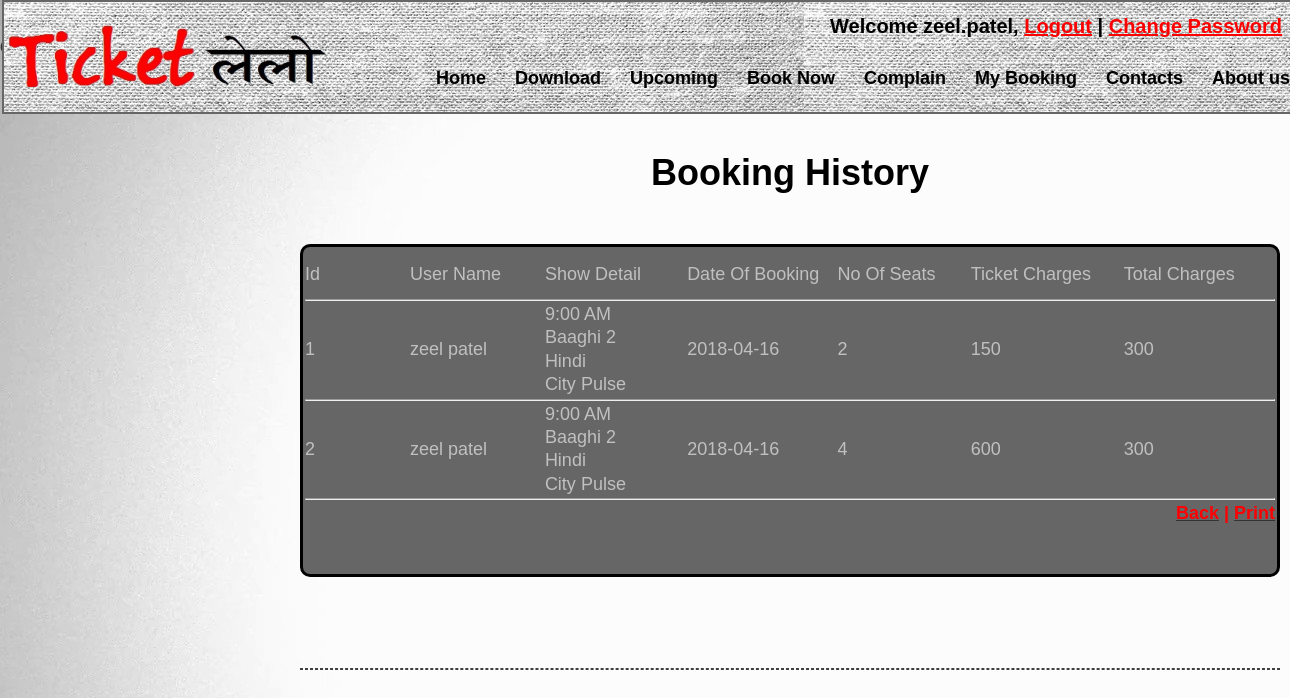
/booking.php (signed in), run on the app's committed database.
### tables this page shows
CREATE TABLE `bookingdetails` (
  `bookingid` int(4) NOT NULL auto_increment,
  `userid` int(4) NOT NULL,
  `showid` int(4) NOT NULL,
  `dateofbooking` date NOT NULL,
  `noofseats` int(4) NOT NULL,
  `totalcharges` int(4) NOT NULL,
  `ticketcharges` int(5) NOT NULL,
  `showdate` date NOT NULL,
  PRIMARY KEY  (`bookingid`),
  KEY `showid` (`showid`)
);

CREATE TABLE `usermaster` (
  `userid` int(4) NOT NULL auto_increment,
  `name` varchar(100) NOT NULL,
  `dateofbirth` date NOT NULL,
  `address1` varchar(50) NOT NULL,
  `address2` varchar(50) NOT NULL,
  `cityid` int(4) NOT NULL,
  `pincode` int(11) NOT NULL,
  `phoneno` varchar(15) NOT NULL,
  `mobileno` varchar(15) NOT NULL,
  `email` varchar(50) NOT NULL,
  `username` varchar(20) NOT NULL,
  `password` varchar(20) NOT NULL,
  `sque` varchar(50) NOT NULL,
  `sans` varchar(50) NOT NULL,
  `dateofjoin` date NOT NULL,
  `gender` varchar(6) NOT NULL,
  PRIMARY KEY  (`userid`),
  UNIQUE KEY `email` (`email`,`username`)
);

CREATE TABLE `showdetail` (
  `showid` int(4) NOT NULL auto_increment,
  `movieid` int(4) NOT NULL,
  `screenid` int(4) NOT NULL,
  `languageid` int(4) NOT NULL,
  `startdate` date NOT NULL,
  `enddate` date NOT NULL,
  `showtime` varchar(40) NOT NULL,
  `ticketcharges` int(5) NOT NULL,
  PRIMARY KEY  (`showid`)
);

CREATE TABLE `moviemaster` (
  `movieid` int(4) NOT NULL auto_increment,
  `languageid` int(4) NOT NULL,
  `moviename` varchar(30) NOT NULL,
  `startdate` date NOT NULL,
  `description` varchar(10000) default NULL,
  `image` varchar(100) NOT NULL,
  `youtubelink` varchar(200) NOT NULL,
  PRIMARY KEY  (`movieid`)
);

CREATE TABLE `languagemaster` (
  `languageid` int(4) NOT NULL auto_increment,
  `languagename` varchar(20) NOT NULL,
  PRIMARY KEY  (`languageid`)
);

CREATE TABLE `theatremaster` (
  `theatreid` int(4) NOT NULL auto_increment,
  `areaid` int(4) NOT NULL,
  `theatrename` varchar(50) NOT NULL,
  `address` varchar(100) NOT NULL,
  `mobileno` varchar(15) NOT NULL,
  `website` varchar(30) default NULL,
  PRIMARY KEY  (`theatreid`)
);

### booking.php (the view, shortened to what this page needs)
<?php
	include('header.php');
?>
<center>
<h1>Booking History</h1>
<br><br>
<?php
	$sql="select *from bookingdetails where userid=".$_SESSION['userid']."";
	$result=mysql_query($sql,$con);
	echo "<table  width=100% class=tabledata>
		<tr  class=head>
		<td  class=head>Id
		<td  class=head>User Name
		<td  class=head>Show Detail
		<td  class=head>Date Of Booking
		<td  class=head>No Of Seats
		<td  class=head>Ticket Charges
		<td  class=head>Total Charges";
	echo "<tr><td colspan=7><hr>";
	while($row=mysql_fetch_array($result))
	{
		$sql1="select name from usermaster where userid=".$row['userid'];
		$res1=mysql_query($sql1);
		$r=mysql_fetch_array($res1);
		$uname=$r[0];
		$sql1="select *from showdetail where showid=".$row['showid'];
		$res1=mysql_query($sql1);
		$r=mysql_fetch_array($res1);
		$showtime=$r['showtime'];
		$movieid=$r['movieid'];
		$lid=$r['languageid'];
		$screenid=$r['screenid'];
		$sql1="select *from moviemaster where movieid=$movieid";
		$res1=mysql_query($sql1);
		$r=mysql_fetch_array($res1);
		$mn=$r['moviename'];
		$sql1="select *from languagemaster where languageid=$lid";
		$res1=mysql_query($sql1);
		$r=mysql_fetch_array($res1);
		$ln=$r['languagename'];
		$sql1="select *from theatremaster where theatreid=(select theatreid from screenmaster where screenid=$screenid)";
		$res1=mysql_query($sql1);
		$r=mysql_fetch_array($res1);
		$tn=$r['theatrename'];
		echo "<tr><td>";
		echo $row['bookingid'];
		echo "<td>";
		echo $uname;
		echo "<td>";
		echo $showtime."<br>".$mn."<br>".$ln."<br>".$tn;
		echo "<td>";
		echo $row['dateofbooking'];
		echo "<td>";
		echo $row['noofseats'];
		echo "<td>";
		echo $row['ticketcharges'];
		echo "<td>";
		echo $row['totalcharges'];
		echo "<tr><td colspan=7><hr>";
	}
	echo "<tr><td colspan=7><font color=red><p align='right'><a href='playermaster.php'><font color=red><b>Back</a> |
	<a href='#' onclick='window.print()'><font color=red><b>Print</a></p><br><br>";
	echo "</table><br><br><br></div></center>";
	include('footer.php');
?>

### css/style.css (style rules this page uses)
.tabledata { border-radius:10px; width:980px; background-color:#666666; color:silver; border:3px solid black; }
* { margin:0; padding:0; outline:0; }
body { font-size:18px; line-height:1.3; font-family:Arial, Helvetica, Sans-Serif; color:#000000; background: url('images/7.jpg'); }
a { color:#333333; font-weight:bold; text-decoration:underline; cursor:pointer; }
.box .head { width:980px; padding-top:14px; padding-bottom:11px; }

### data on the page
bookingdetails: bookingid "1", userid.name "zeel patel", showid.showtime "9:00 AM", moviemaster.moviename "Baaghi 2", languagemaster.languagename "Hindi", theatremaster.theatrename "City Pulse", dateofbooking "2018-04-16", noofseats "2", ticketcharges "150", totalcharges "300"
bookingdetails: bookingid "2", userid.name "zeel patel", showid.showtime "9:00 AM", moviemaster.moviename "Baaghi 2", languagemaster.languagename "Hindi", theatremaster.theatrename "City Pulse", dateofbooking "2018-04-16", noofseats "4", ticketcharges "600", totalcharges "300"

### other printed values
$_SESSION['uname'] "zeel.patel"
